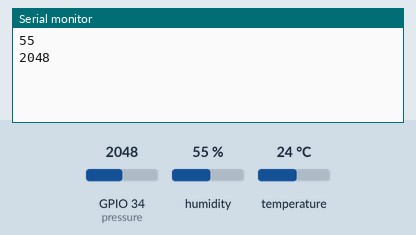
This sketch was run on a simulated ESP32. Shown: the last lines printed to the serial monitor. The test bench sets the inputs (shaded band); at power-on: humidity 55 %, GPIO 34 (pressure) = 2048, temperature 24 °C. WiFi joins after 1.5 s; servers stay silent unless stated.

Above: at 3.0 s.
3.1 s: humidity set to 22 %
At 4.7 s:
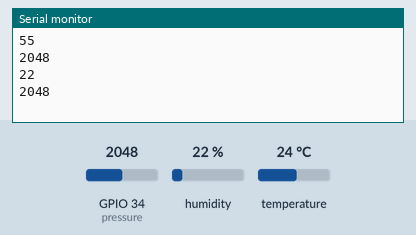
5.8 s: GPIO 34 (pressure) set to 2540
At 7.1 s:
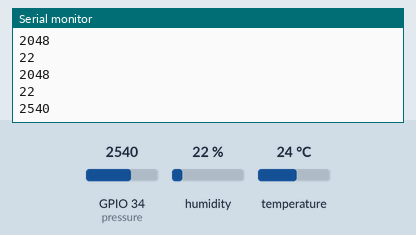
8.5 s: humidity set to 40 %
At 10.7 s:
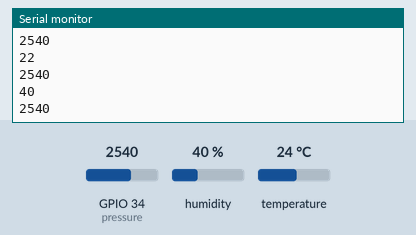
11.2 s: GPIO 34 (pressure) set to 2460
At 13.1 s:
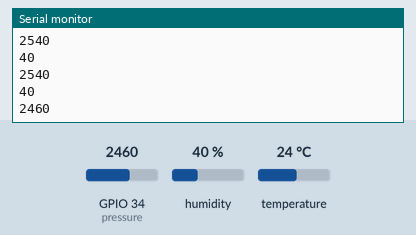
Timing chart, 0 to 14.6 s (numbered marks = the images above; inputs shaded):
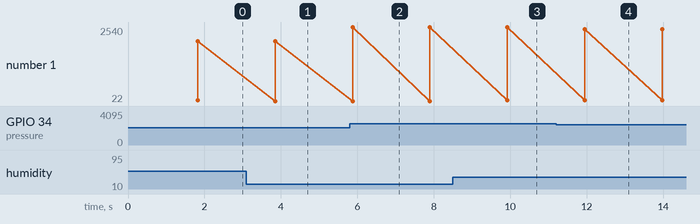

The sketch:

SYNUS_SYNC.ino
```cpp
#define BLYNK_TEMPLATE_ID "TMPL3EJqR1VHx"
#define BLYNK_TEMPLATE_NAME "synus"
#define BLYNK_AUTH_TOKEN "dlrNk_KJT6Bminur7HF-A3jS7ah7ZfrC"

#include<DHT.h>
#include<BlynkSimpleEsp32.h>

const char* ssid="AndroidShare_1985";
const char* password ="sreeja@123";
const char auth[]= BLYNK_AUTH_TOKEN  ;

DHT dht(5,DHT11);
int pressure=34;
void setup() {
  // put your setup code here, to run once:
  pinMode(pressure,INPUT);
  dht.begin();
  Serial.begin(9600);
  Blynk.begin(auth,ssid,password);
}

void loop() {
  // put your main code here, to run repeatedly:
  int p=analogRead(pressure);
  int h=dht.readHumidity();
  Blynk.virtualWrite(V0,p);
  Blynk.virtualWrite(V1,h);
  if(p<2000 || h>90){
    Blynk.logEvent("high","Pressure and humidity values are Extreme.Take care!");
  }
  else if(p<2500 || h>80){
     Blynk.logEvent("medium","Pressure and humidity values are abnormal.Take care!");
  }
  else{
    Blynk.logEvent("low","Humidity and pressure levels are abnormal.Be cautious.");
  }
  Serial.println(h);
  Serial.println(p);
  Blynk.run();
  delay(2000);
}
```

Measured:
- after the input at 3.1 s, the serial monitor: prints a new line after 0.75 s (image 1)
- after the input at 5.8 s, the serial monitor: prints a new line after 0.08 s (image 2)
- after the input at 8.5 s, the serial monitor: prints a new line after 1.4 s (image 3)
- after the input at 11.2 s, the serial monitor: prints a new line after 0.75 s (image 4)
- plotted number 1: 2048 → 2540 after the input at 5.8 s, 2540 → 2460 after the input at 11.2 s
